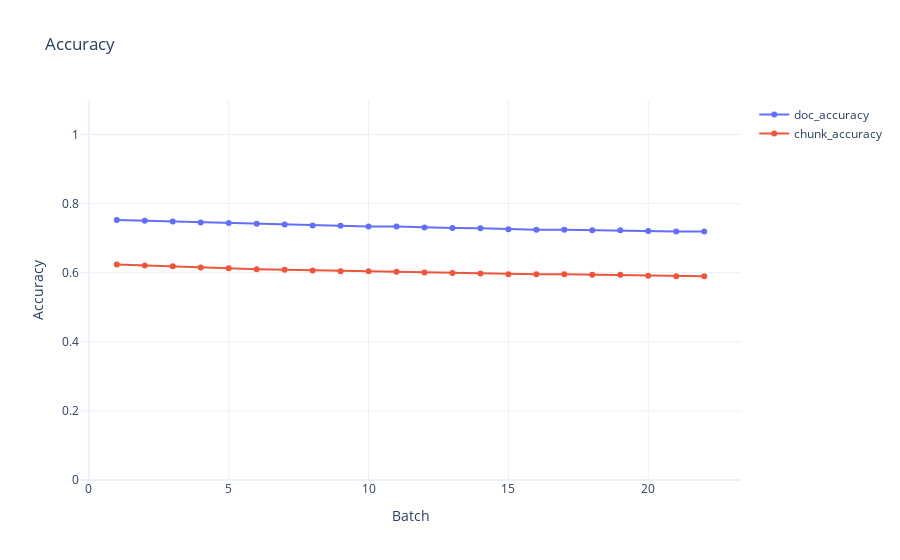
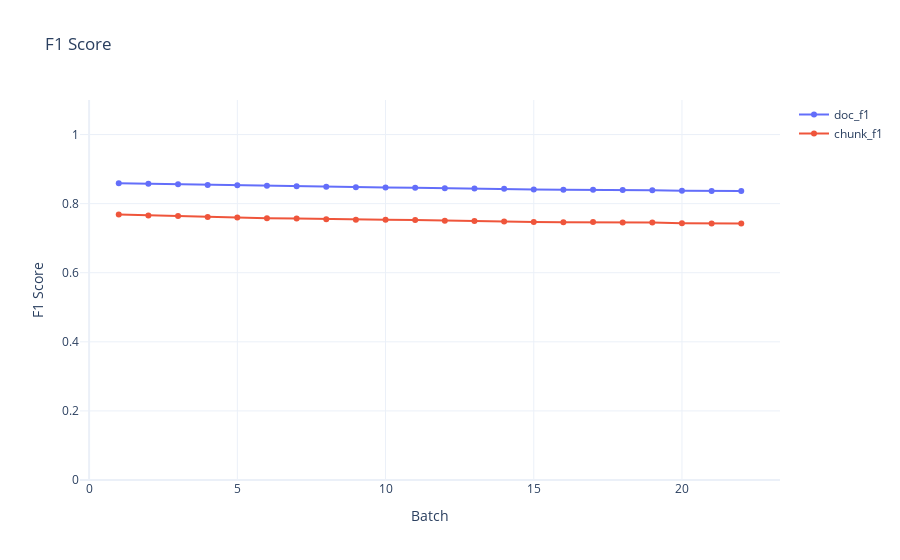
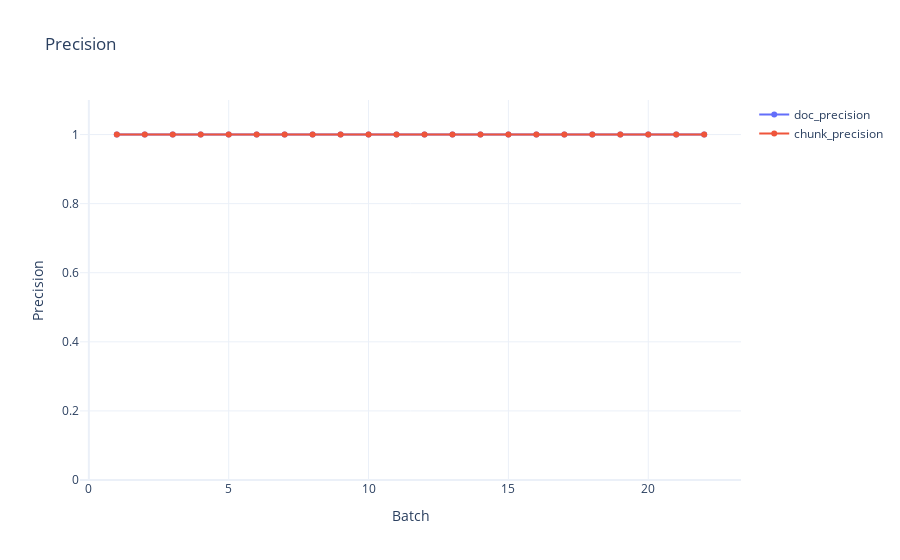
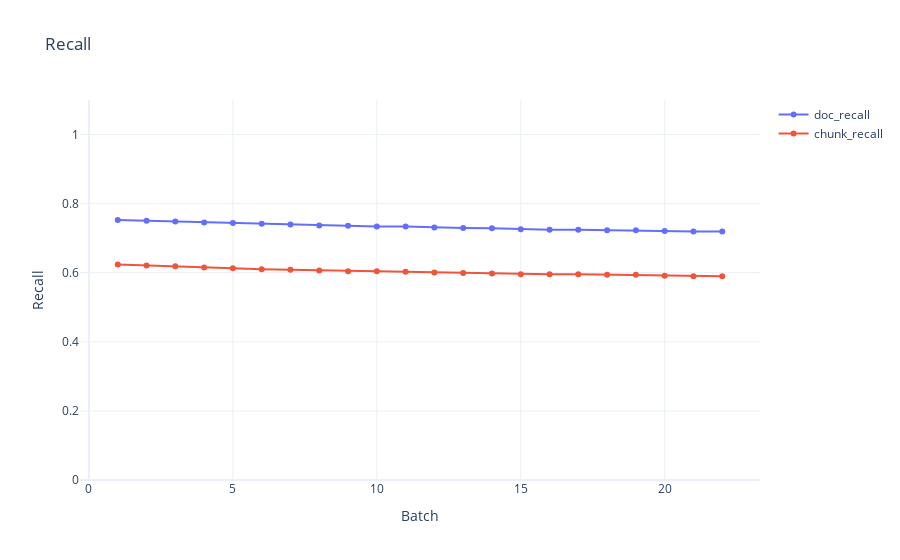

Source (notebook cell) for these figures, in order:
### Code cell
groups = {
    "Accuracy": ["doc_accuracy", "chunk_accuracy"],
    "F1 Score": ["doc_f1", "chunk_f1"],
    "Precision": ["doc_precision", "chunk_precision"],
    "Recall": ["doc_recall", "chunk_recall"],
}

for title, keys in groups.items():
    fig = go.Figure()

    for key in keys:
        fig.add_trace(go.Scatter(
            x=df['batch'],
            y=df['metrics'].apply(lambda m: m.get(key)),
            mode='lines+markers',
            name=key
        ))

    fig.update_layout(
        title=title,
        xaxis_title='Batch',
        yaxis_title=title,
        template='plotly_white'
    )
    fig.update_yaxes(range=[0, 1.1])
    fig.show()

### Figure 1 — Plotly figure (JSON) as saved in the notebook; plotly's stock layout.template omitted (floating-point values rounded to 4 significant figures)
{"data": [{"mode": "lines+markers", "name": "doc_accuracy", "type": "scatter", "x": [1, 2, 3, 4, 5, 6, 7, 8, 9, 10, 11, 12, 13, 14, 15, 16, 17, 18, 19, 20, 21, 22], "y": [0.7526, 0.7504, 0.7481, 0.7456, 0.7438, 0.7416, 0.7393, 0.7369, 0.7358, 0.7341, 0.7335, 0.731, 0.7297, 0.7287, 0.7256, 0.7246, 0.7247, 0.723, 0.7227, 0.7207, 0.7193, 0.7193]}, {"mode": "lines+markers", "name": "chunk_accuracy", "type": "scatter", "x": [1, 2, 3, 4, 5, 6, 7, 8, 9, 10, 11, 12, 13, 14, 15, 16, 17, 18, 19, 20, 21, 22], "y": [0.6238, 0.6206, 0.6187, 0.6149, 0.6129, 0.6102, 0.6087, 0.6063, 0.6046, 0.6039, 0.6031, 0.6008, 0.5994, 0.598, 0.5957, 0.5954, 0.5958, 0.5942, 0.5939, 0.5916, 0.5901, 0.5901]}], "layout": {"title": {"text": "Accuracy"}, "xaxis": {"title": {"text": "Batch"}}, "yaxis": {"range": [0, 1.1], "title": {"text": "Accuracy"}}}}

### Figure 2 — Plotly figure (JSON) as saved in the notebook; plotly's stock layout.template omitted (floating-point values rounded to 4 significant figures)
{"data": [{"mode": "lines+markers", "name": "doc_f1", "type": "scatter", "x": [1, 2, 3, 4, 5, 6, 7, 8, 9, 10, 11, 12, 13, 14, 15, 16, 17, 18, 19, 20, 21, 22], "y": [0.8589, 0.8574, 0.8559, 0.8542, 0.8531, 0.8516, 0.8501, 0.8485, 0.8478, 0.8467, 0.8463, 0.8446, 0.8437, 0.8431, 0.841, 0.8403, 0.8404, 0.8392, 0.839, 0.8377, 0.8367, 0.8368]}, {"mode": "lines+markers", "name": "chunk_f1", "type": "scatter", "x": [1, 2, 3, 4, 5, 6, 7, 8, 9, 10, 11, 12, 13, 14, 15, 16, 17, 18, 19, 20, 21, 22], "y": [0.7683, 0.7659, 0.7644, 0.7615, 0.76, 0.7579, 0.7568, 0.7549, 0.7536, 0.7531, 0.7524, 0.7507, 0.7495, 0.7485, 0.7466, 0.7464, 0.7467, 0.7455, 0.7452, 0.7434, 0.7422, 0.7422]}], "layout": {"title": {"text": "F1 Score"}, "xaxis": {"title": {"text": "Batch"}}, "yaxis": {"range": [0, 1.1], "title": {"text": "F1 Score"}}}}

### Figure 3 — Plotly figure (JSON) as saved in the notebook; plotly's stock layout.template omitted (floating-point values rounded to 4 significant figures)
{"data": [{"mode": "lines+markers", "name": "doc_precision", "type": "scatter", "x": [1, 2, 3, 4, 5, 6, 7, 8, 9, 10, 11, 12, 13, 14, 15, 16, 17, 18, 19, 20, 21, 22], "y": [1.0, 1.0, 1.0, 1.0, 1.0, 1.0, 1.0, 1.0, 1.0, 1.0, 1.0, 1.0, 1.0, 1.0, 1.0, 1.0, 1.0, 1.0, 1.0, 1.0, 1.0, 1.0]}, {"mode": "lines+markers", "name": "chunk_precision", "type": "scatter", "x": [1, 2, 3, 4, 5, 6, 7, 8, 9, 10, 11, 12, 13, 14, 15, 16, 17, 18, 19, 20, 21, 22], "y": [1.0, 1.0, 1.0, 1.0, 1.0, 1.0, 1.0, 1.0, 1.0, 1.0, 1.0, 1.0, 1.0, 1.0, 1.0, 1.0, 1.0, 1.0, 1.0, 1.0, 1.0, 1.0]}], "layout": {"title": {"text": "Precision"}, "xaxis": {"title": {"text": "Batch"}}, "yaxis": {"range": [0, 1.1], "title": {"text": "Precision"}}}}

### Figure 4 — Plotly figure (JSON) as saved in the notebook; plotly's stock layout.template omitted (floating-point values rounded to 4 significant figures)
{"data": [{"mode": "lines+markers", "name": "doc_recall", "type": "scatter", "x": [1, 2, 3, 4, 5, 6, 7, 8, 9, 10, 11, 12, 13, 14, 15, 16, 17, 18, 19, 20, 21, 22], "y": [0.7526, 0.7504, 0.7481, 0.7456, 0.7438, 0.7416, 0.7393, 0.7369, 0.7358, 0.7341, 0.7335, 0.731, 0.7297, 0.7287, 0.7256, 0.7246, 0.7247, 0.723, 0.7227, 0.7207, 0.7193, 0.7193]}, {"mode": "lines+markers", "name": "chunk_recall", "type": "scatter", "x": [1, 2, 3, 4, 5, 6, 7, 8, 9, 10, 11, 12, 13, 14, 15, 16, 17, 18, 19, 20, 21, 22], "y": [0.6238, 0.6206, 0.6187, 0.6149, 0.6129, 0.6102, 0.6087, 0.6063, 0.6046, 0.6039, 0.6031, 0.6008, 0.5994, 0.598, 0.5957, 0.5954, 0.5958, 0.5942, 0.5939, 0.5916, 0.5901, 0.5901]}], "layout": {"title": {"text": "Recall"}, "xaxis": {"title": {"text": "Batch"}}, "yaxis": {"range": [0, 1.1], "title": {"text": "Recall"}}}}
